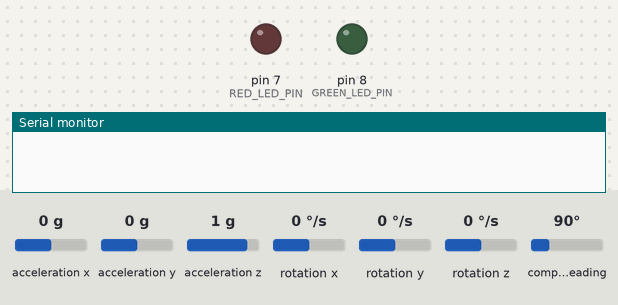
The sketch below on a simulated Arduino Uno, built with avr-gcc and run on an emulated ATmega328P. Shown: output pins drawn as LEDs (lit = HIGH), the last lines printed to the serial monitor. Inputs (shaded band) come from the test bench; at power-on: acceleration y 0 g, acceleration x 0 g, acceleration z 1 g, rotation x 0 °/s, rotation y 0 °/s, rotation z 0 °/s, compass heading 90°.

Above: at 0.1 s.
At 2.2 s:
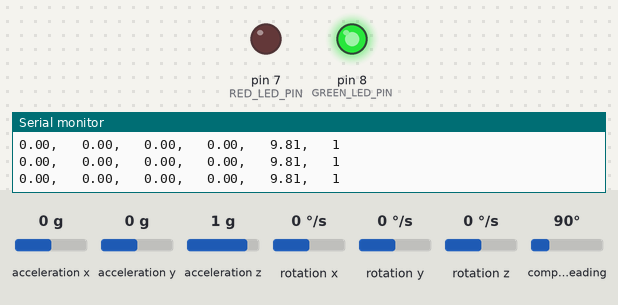
2.3 s: acceleration y set to -1.4 g
Timing chart, 0 to 5.3 s (numbered marks = the images above; inputs shaded):
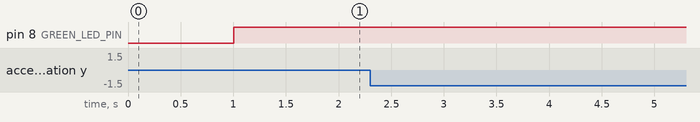

The sketch:

gaitEventDetector.ino
```cpp
#include <Wire.h>
#include <Adafruit_Sensor.h>
#include <Adafruit_BNO055.h>
#include <utility/imumaths.h>
#include <math.h>

#define BNO055_SAMPLERATE_DELAY_MS (20)
#define DT (BNO055_SAMPLERATE_DELAY_MS / 1000.0)
#define ALPHA 0.95  // Complementary filter coefficient
#define GREEN_LED_PIN 8
#define RED_LED_PIN 7

Adafruit_BNO055 bno = Adafruit_BNO055(-1, 0x29, &Wire);

float phi_hat = 0.0, theta_hat = 0.0;
float accelFilterAlpha = 0.2;
float accelAmpFiltered = 0.0;
bool HS = 1;
bool TO = 0;
bool GYRO_SW = 0;
bool gyroSignPrev = 0;
bool gyroSign = 0;

unsigned long lastEventTime = 0;
unsigned long eventCooldown = 150; // milliseconds between events

void setup(void) {
  Serial.begin(115200);
  // Serial.println("IMU\tComp");

  pinMode(GREEN_LED_PIN, OUTPUT);
  pinMode(RED_LED_PIN, OUTPUT);

  while (!Serial) delay(10);
  if (!bno.begin()) {
    Serial.print("No BNO055 detected. Check wiring.");
    while (1);
  }
  delay(1000);
  bno.setExtCrystalUse(true);
}

void loop(void) {
    // Possible vector values can be:
  // - VECTOR_ACCELEROMETER - m/s^2
  // - VECTOR_MAGNETOMETER  - uT
  // - VECTOR_GYROSCOPE     - rad/s
  // - VECTOR_EULER         - degrees
  // - VECTOR_LINEARACCEL   - m/s^2
  // - VECTOR_GRAVITY       - m/s^2

  // Grab the raw gyro and accel data
  imu::Vector<3> gyros_rad_sec = bno.getVector(Adafruit_BNO055::VECTOR_GYROSCOPE); // rad/s
  imu::Vector<3> accels_m_s2 = bno.getVector(Adafruit_BNO055::VECTOR_ACCELEROMETER); // m/s^2

  // Compute the euler inertial frame angles using the accelerometer measurements and gravity (roll = phi, pitch = theta, without yaw!)
  // See https://control.asu.edu/Classes/MMAE441/Aircraft/441Lecture9.pdf for details
  float phi_acc = atan2(accels_m_s2.y(), sqrt(accels_m_s2.x()*accels_m_s2.x() + accels_m_s2.z()*accels_m_s2.z()));
  float theta_acc = atan2(-accels_m_s2.x(), sqrt(accels_m_s2.y()*accels_m_s2.y() + accels_m_s2.z()*accels_m_s2.z()));

  // Unpack raw angular velocities from gyro (to transform into Euler angles in fixed inertial frame)
  float roll_vel_body_frame = gyros_rad_sec.x(); // roll in the body frame
  float pitch_vel_body_frame = gyros_rad_sec.y();
  float yaw_vel_body_frame = gyros_rad_sec.z();

  // Transform Body frame angular velocities into Euler frame angular velocities (Based on previous step angles estimation)
  float phi_dot = roll_vel_body_frame + sin(phi_hat) * tan(theta_hat) * pitch_vel_body_frame + cos(phi_hat) * tan(theta_hat) * yaw_vel_body_frame;
  float theta_dot = cos(phi_hat) * pitch_vel_body_frame - sin(phi_hat) * yaw_vel_body_frame;

  // Apply complementary filter onto angle estimate from accelerometer and from angular velocity integration.
  phi_hat = (1 - ALPHA) * (phi_hat + DT * phi_dot) + ALPHA * phi_acc;
  theta_hat = (1 - ALPHA) * (theta_hat + DT * theta_dot) + ALPHA * theta_acc;

  // Convert into degrees for reading output
  float angleX = phi_hat * 180.0 / PI;
  float angleY = theta_hat * 180.0 / PI;

  float accelAmp = sqrt(accels_m_s2.x()*accels_m_s2.x() +accels_m_s2.y()*accels_m_s2.y() + accels_m_s2.z()*accels_m_s2.z());
  accelAmpFiltered = accelFilterAlpha * accelAmp + (1 - accelFilterAlpha) * accelAmpFiltered;


  gyroSign = bool(gyros_rad_sec.z()>0);
  if (gyroSignPrev != gyroSign){
    GYRO_SW = 1;
    gyroSignPrev = gyroSign;
  }

  unsigned long now = millis();

  // if ((now - lastEventTime > eventCooldown) && accelAmpFiltered > 11.5 && angleX < -10.0 && gyroZFiltered > 5) {
  if ((now - lastEventTime > eventCooldown) && accelAmpFiltered > 11 && angleX < -5.0 && GYRO_SW==HIGH) {
    HS = 1;
    TO = 0;
    GYRO_SW = 0;
    lastEventTime = now;

    // Serial.println("Heel Strike");
  }
  // if ((now - lastEventTime > eventCooldown) && accelAmpFiltered > 10.5 && angleX > 30.0  && gyroZFiltered < -5) {
  // if ((now - lastEventTime > eventCooldown) && accelAmpFiltered > 10.5 && angleX > 30.0  && GYRO_SW==HIGH) {
  if ((now - lastEventTime > eventCooldown) && accelAmpFiltered > 11.5 && angleX > 30.0 && GYRO_SW==HIGH) {
    HS = 0;
    TO = 1;
    GYRO_SW = 0;
    lastEventTime = now;

    // Serial.println("Toe Off");
  }
  digitalWrite(GREEN_LED_PIN, HS);
  digitalWrite(RED_LED_PIN, TO);


  // Serial.print("Roll (X): "); Serial.println(angleX);
  // Serial.print("Pitch (Y): "); Serial.println(angleY);
  // Serial.println();

  // The roll angle (X) and pitch angle (Y) are according to the IMU axes printed on the board.
  // The Adafruit axes are not in the same direction and printed on board, rather X-> -z, Y-> y, Z-> -x
  // That is why we compare our angleX with Adafruit (-1)*euler.z

  // Printing values:
  imu::Vector<3> euler = bno.getVector(Adafruit_BNO055::VECTOR_EULER);
  Serial.print(-euler.z());
  Serial.print(", \t");
  Serial.print(euler.y());
  Serial.print(", \t");
  Serial.print(angleX);
  Serial.print(", \t");
  Serial.print(angleY);
  Serial.print(", \t");
  Serial.print(accelAmpFiltered);
  Serial.print(", \t");
  Serial.println(HS);
  // Serial.print('\t');
  // Serial.print(accels_m_s2.z());

  // Serial.print(euler.y());
  // Serial.print('\t');
  // Serial.println(angleY);
  // End Printing

  // Detecting gait events


  delay(BNO055_SAMPLERATE_DELAY_MS);
}
```
